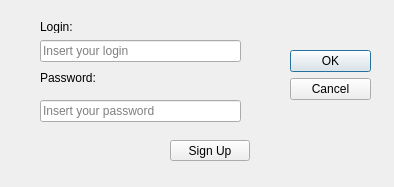
<?xml version="1.0" encoding="UTF-8"?>
<ui version="4.0">
 <class>Dialog</class>
 <widget class="QDialog" name="Dialog">
  <property name="geometry">
   <rect>
    <x>0</x>
    <y>0</y>
    <width>394</width>
    <height>187</height>
   </rect>
  </property>
  <property name="windowTitle">
   <string>Dialog</string>
  </property>
  <widget class="QDialogButtonBox" name="buttonBox">
   <property name="geometry">
    <rect>
     <x>290</x>
     <y>50</y>
     <width>81</width>
     <height>241</height>
    </rect>
   </property>
   <property name="orientation">
    <enum>Qt::Vertical</enum>
   </property>
   <property name="standardButtons">
    <set>QDialogButtonBox::Cancel|QDialogButtonBox::Ok</set>
   </property>
  </widget>
  <widget class="QLabel" name="loginlabel">
   <property name="geometry">
    <rect>
     <x>40</x>
     <y>20</y>
     <width>47</width>
     <height>13</height>
    </rect>
   </property>
   <property name="text">
    <string>Login:</string>
   </property>
  </widget>
  <widget class="QLabel" name="passwordlabel">
   <property name="geometry">
    <rect>
     <x>40</x>
     <y>70</y>
     <width>61</width>
     <height>16</height>
    </rect>
   </property>
   <property name="text">
    <string>Password:</string>
   </property>
  </widget>
  <widget class="QLineEdit" name="LoginEdit">
   <property name="geometry">
    <rect>
     <x>40</x>
     <y>40</y>
     <width>201</width>
     <height>22</height>
    </rect>
   </property>
   <property name="placeholderText">
    <string>Insert your login</string>
   </property>
  </widget>
  <widget class="QLineEdit" name="PasswordEdit">
   <property name="geometry">
    <rect>
     <x>40</x>
     <y>100</y>
     <width>201</width>
     <height>22</height>
    </rect>
   </property>
   <property name="inputMethodHints">
    <set>Qt::ImhHiddenText|Qt::ImhNoAutoUppercase|Qt::ImhNoPredictiveText|Qt::ImhSensitiveData</set>
   </property>
   <property name="echoMode">
    <enum>QLineEdit::Password</enum>
   </property>
   <property name="placeholderText">
    <string>Insert your password</string>
   </property>
  </widget>
  <widget class="QPushButton" name="pushButton">
   <property name="geometry">
    <rect>
     <x>170</x>
     <y>140</y>
     <width>80</width>
     <height>21</height>
    </rect>
   </property>
   <property name="text">
    <string>Sign Up</string>
   </property>
  </widget>
 </widget>
 <resources/>
 <connections>
  <connection>
   <sender>buttonBox</sender>
   <signal>accepted()</signal>
   <receiver>Dialog</receiver>
   <slot>accept()</slot>
   <hints>
    <hint type="sourcelabel">
     <x>248</x>
     <y>254</y>
    </hint>
    <hint type="destinationlabel">
     <x>157</x>
     <y>274</y>
    </hint>
   </hints>
  </connection>
  <connection>
   <sender>buttonBox</sender>
   <signal>rejected()</signal>
   <receiver>Dialog</receiver>
   <slot>reject()</slot>
   <hints>
    <hint type="sourcelabel">
     <x>316</x>
     <y>260</y>
    </hint>
    <hint type="destinationlabel">
     <x>286</x>
     <y>274</y>
    </hint>
   </hints>
  </connection>
 </connections>
</ui>
